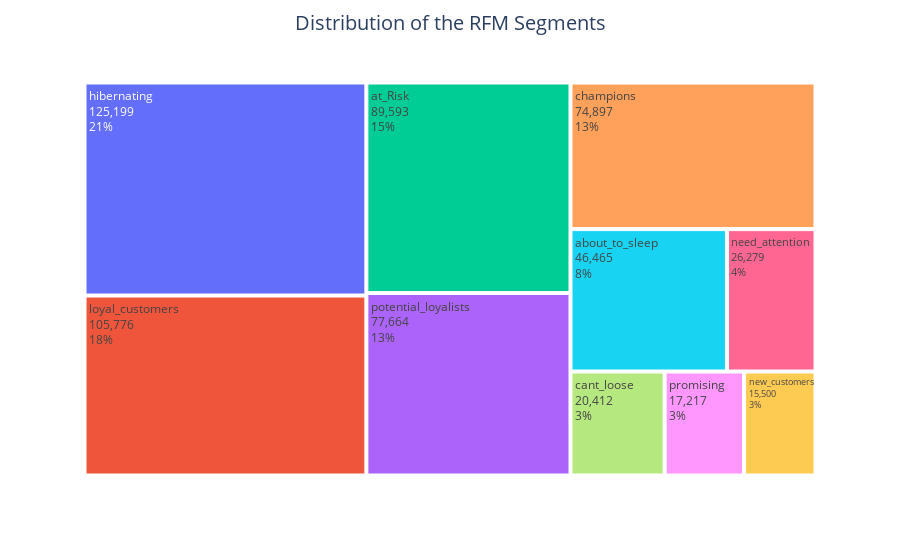

The cell this chart's notebook holds for it:
### Code cell
x = rfm.segment.value_counts()
fig = px.treemap(x, path=[x.index], values=x)
fig.update_layout(title_text='Distribution of the RFM Segments', title_x=0.5,
                  title_font=dict(size=20))
fig.update_traces(textinfo="label+value+percent root")
fig.show()

### Figure 1 — Plotly figure (JSON) as saved in the notebook; plotly's stock layout.template omitted (floating-point values rounded to 4 significant figures)
{"data": [{"branchvalues": "total", "domain": {"x": [0, 1], "y": [0, 1]}, "hovertemplate": "labels=%{label}<br>value=%{value}<br>parent=%{parent}<br>id=%{id}<extra></extra>", "ids": ["about_to_sleep", "at_Risk", "cant_loose", "champions", "hibernating", "loyal_customers", "need_attention", "new_customers", "potential_loyalists", "promising"], "labels": ["about_to_sleep", "at_Risk", "cant_loose", "champions", "hibernating", "loyal_customers", "need_attention", "new_customers", "potential_loyalists", "promising"], "name": "", "parents": ["", "", "", "", "", "", "", "", "", ""], "textinfo": "label+value+percent root", "type": "treemap", "values": [46465, 89593, 20412, 74897, 125199, 105776, 26279, 15500, 77664, 17217]}], "layout": {"legend": {"tracegroupgap": 0}, "margin": {"t": 60}, "title": {"font": {"size": 20}, "text": "Distribution of the RFM Segments", "x": 0.5}}}
